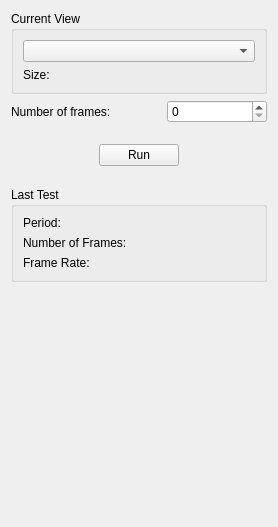
<?xml version="1.0" encoding="UTF-8"?>
<ui version="4.0">
 <class>FrameRateTesterWidget</class>
 <widget class="QWidget" name="FrameRateTesterWidget">
  <property name="geometry">
   <rect>
    <x>0</x>
    <y>0</y>
    <width>276</width>
    <height>527</height>
   </rect>
  </property>
  <property name="windowTitle">
   <string>Form</string>
  </property>
  <layout class="QVBoxLayout" name="verticalLayout_3">
   <item>
    <widget class="QGroupBox" name="groupBox">
     <property name="title">
      <string>Current View</string>
     </property>
     <layout class="QVBoxLayout" name="verticalLayout_2">
      <item>
       <widget class="QComboBox" name="currentViewComboBox"/>
      </item>
      <item>
       <widget class="QLabel" name="windowSizeLabel">
        <property name="text">
         <string>Size:</string>
        </property>
       </widget>
      </item>
     </layout>
    </widget>
   </item>
   <item>
    <layout class="QHBoxLayout" name="horizontalLayout">
     <item>
      <widget class="QLabel" name="periodLabel">
       <property name="minimumSize">
        <size>
         <width>150</width>
         <height>0</height>
        </size>
       </property>
       <property name="text">
        <string>Number of frames:</string>
       </property>
      </widget>
     </item>
     <item>
      <widget class="QSpinBox" name="periodSpinBox">
       <property name="minimumSize">
        <size>
         <width>100</width>
         <height>0</height>
        </size>
       </property>
       <property name="keyboardTracking">
        <bool>false</bool>
       </property>
       <property name="maximum">
        <number>10000</number>
       </property>
       <property name="singleStep">
        <number>10</number>
       </property>
      </widget>
     </item>
    </layout>
   </item>
   <item>
    <spacer name="verticalSpacer_2">
     <property name="orientation">
      <enum>Qt::Vertical</enum>
     </property>
     <property name="sizeType">
      <enum>QSizePolicy::Fixed</enum>
     </property>
     <property name="sizeHint" stdset="0">
      <size>
       <width>20</width>
       <height>15</height>
      </size>
     </property>
    </spacer>
   </item>
   <item>
    <layout class="QHBoxLayout" name="horizontalLayout_2">
     <item>
      <spacer name="horizontalSpacer">
       <property name="orientation">
        <enum>Qt::Horizontal</enum>
       </property>
       <property name="sizeHint" stdset="0">
        <size>
         <width>40</width>
         <height>20</height>
        </size>
       </property>
      </spacer>
     </item>
     <item>
      <widget class="QPushButton" name="runButton">
       <property name="text">
        <string>Run</string>
       </property>
       <property name="checkable">
        <bool>true</bool>
       </property>
      </widget>
     </item>
     <item>
      <spacer name="horizontalSpacer_2">
       <property name="orientation">
        <enum>Qt::Horizontal</enum>
       </property>
       <property name="sizeHint" stdset="0">
        <size>
         <width>40</width>
         <height>20</height>
        </size>
       </property>
      </spacer>
     </item>
    </layout>
   </item>
   <item>
    <spacer name="verticalSpacer_3">
     <property name="orientation">
      <enum>Qt::Vertical</enum>
     </property>
     <property name="sizeType">
      <enum>QSizePolicy::Fixed</enum>
     </property>
     <property name="sizeHint" stdset="0">
      <size>
       <width>20</width>
       <height>15</height>
      </size>
     </property>
    </spacer>
   </item>
   <item>
    <widget class="QGroupBox" name="lastTestGroupBox">
     <property name="title">
      <string>Last Test</string>
     </property>
     <layout class="QVBoxLayout" name="verticalLayout">
      <item>
       <widget class="QLabel" name="lastPeriodLabel">
        <property name="text">
         <string>Period: </string>
        </property>
       </widget>
      </item>
      <item>
       <widget class="QLabel" name="numberOfFramesLabel">
        <property name="text">
         <string>Number of Frames: </string>
        </property>
       </widget>
      </item>
      <item>
       <widget class="QLabel" name="frameRateLabel">
        <property name="text">
         <string>Frame Rate: </string>
        </property>
       </widget>
      </item>
     </layout>
    </widget>
   </item>
   <item>
    <spacer name="verticalSpacer">
     <property name="orientation">
      <enum>Qt::Vertical</enum>
     </property>
     <property name="sizeHint" stdset="0">
      <size>
       <width>20</width>
       <height>40</height>
      </size>
     </property>
    </spacer>
   </item>
  </layout>
 </widget>
 <resources/>
 <connections/>
</ui>
